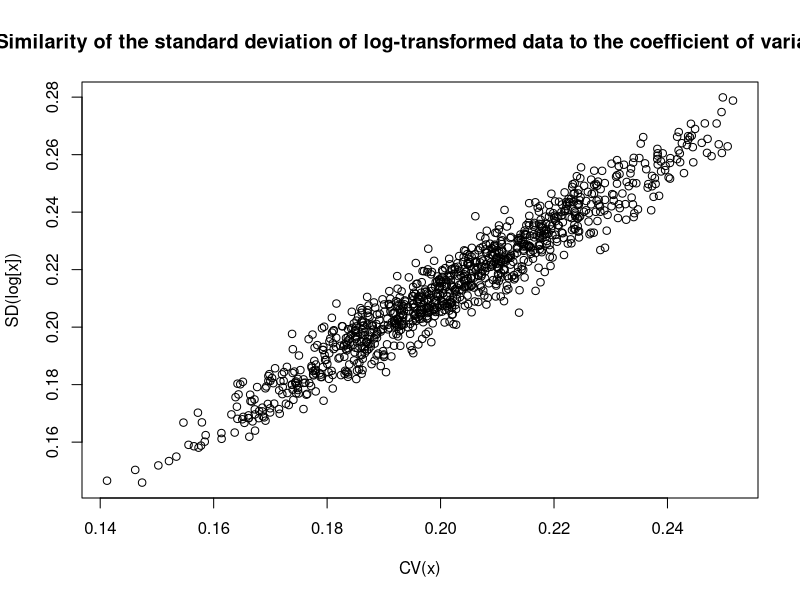

Here is the R script that generated this plot:
#Use simulated data to show the close relationship between the SD of log-transformed data and the CV on arithmetic scale.

computeCV = function(data){
  n = sum(!is.na(data), na.rm=T)
  CV = sqrt(var(data, na.rm=T))/mean(data, na.rm=T)
  return(CV)
}

computeSDlog = function(data){
  n = sum(!is.na(data), na.rm=T)
  SDlog = sqrt(var(log(data), na.rm=T))
  return(SDlog)
}

#You may need e.g. the rnorm function and a for-loop to achieve this.

x = rnorm(50, 10, 2)
cv_x = computeCV(x)
sdlog_x = computeSDlog(x)

#start with comparing the two values for a single case,

c(CV = cv_x, SDlog = sdlog_x)

#then build a matrix to hold the paired values,

#two single values comparison:
#pairedvals = matrix(c(cv_x, sdlog_x), ncol = 2)

pairedvals = matrix(NA, nrow = 1000, ncol = 2)
colnames(pairedvals) = c("CV", "SDlog")

#and finally use a for-loop to populate the matrix.

for(i in 1:1000){
  sample1 = sample(x, replace=TRUE)
  pairedvals[i, 1] = computeCV(sample1)
  pairedvals[i, 2] = computeSDlog(sample1)
}

#Graph generation
plot(pairedvals[, 1], pairedvals[, 2],
     type = "p",
     main = "Similarity of the standard deviation of log-transformed data to the coefficient of variation",
     xlab = "CV(x)",
     ylab = "SD(log[x])")
